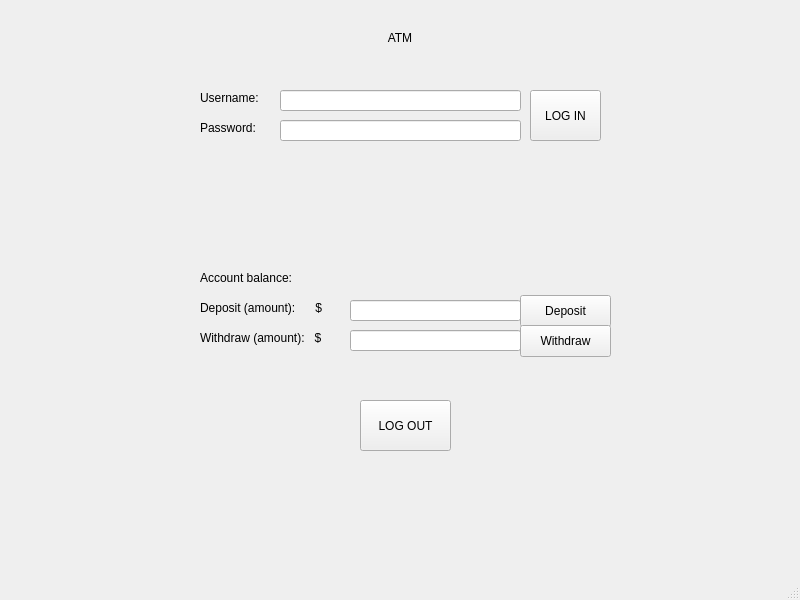
<?xml version="1.0" encoding="UTF-8"?>
<ui version="4.0">
 <class>AccountsMainWindow</class>
 <widget class="QMainWindow" name="AccountsMainWindow">
  <property name="geometry">
   <rect>
    <x>0</x>
    <y>0</y>
    <width>800</width>
    <height>600</height>
   </rect>
  </property>
  <property name="windowTitle">
   <string>MainWindow</string>
  </property>
  <widget class="QWidget" name="centralwidget">
   <widget class="QLabel" name="ATMLabel">
    <property name="geometry">
     <rect>
      <x>370</x>
      <y>30</y>
      <width>60</width>
      <height>16</height>
     </rect>
    </property>
    <property name="text">
     <string>ATM</string>
    </property>
    <property name="alignment">
     <set>Qt::AlignCenter</set>
    </property>
   </widget>
   <widget class="QLabel" name="usernameLabel">
    <property name="geometry">
     <rect>
      <x>200</x>
      <y>90</y>
      <width>71</width>
      <height>16</height>
     </rect>
    </property>
    <property name="text">
     <string>Username:</string>
    </property>
   </widget>
   <widget class="QLabel" name="passwordLabel">
    <property name="geometry">
     <rect>
      <x>200</x>
      <y>120</y>
      <width>71</width>
      <height>16</height>
     </rect>
    </property>
    <property name="text">
     <string>Password:</string>
    </property>
   </widget>
   <widget class="QLineEdit" name="usernameInput">
    <property name="geometry">
     <rect>
      <x>280</x>
      <y>90</y>
      <width>241</width>
      <height>21</height>
     </rect>
    </property>
   </widget>
   <widget class="QLineEdit" name="passwordInput">
    <property name="geometry">
     <rect>
      <x>280</x>
      <y>120</y>
      <width>241</width>
      <height>21</height>
     </rect>
    </property>
    <property name="echoMode">
     <enum>QLineEdit::Password</enum>
    </property>
    <property name="placeholderText">
     <string notr="true"/>
    </property>
   </widget>
   <widget class="QPushButton" name="loginButton">
    <property name="geometry">
     <rect>
      <x>530</x>
      <y>90</y>
      <width>71</width>
      <height>51</height>
     </rect>
    </property>
    <property name="text">
     <string>LOG IN</string>
    </property>
   </widget>
   <widget class="QLabel" name="savingsDisplay">
    <property name="geometry">
     <rect>
      <x>340</x>
      <y>240</y>
      <width>121</width>
      <height>16</height>
     </rect>
    </property>
    <property name="text">
     <string/>
    </property>
    <property name="alignment">
     <set>Qt::AlignCenter</set>
    </property>
   </widget>
   <widget class="QLabel" name="balanceLabel">
    <property name="geometry">
     <rect>
      <x>200</x>
      <y>270</y>
      <width>111</width>
      <height>16</height>
     </rect>
    </property>
    <property name="text">
     <string>Account balance:</string>
    </property>
   </widget>
   <widget class="QLabel" name="balanceDisplay">
    <property name="geometry">
     <rect>
      <x>330</x>
      <y>270</y>
      <width>141</width>
      <height>16</height>
     </rect>
    </property>
    <property name="font">
     <font>
      <underline>false</underline>
      <kerning>true</kerning>
     </font>
    </property>
    <property name="text">
     <string/>
    </property>
   </widget>
   <widget class="QLabel" name="depositLabel">
    <property name="geometry">
     <rect>
      <x>200</x>
      <y>300</y>
      <width>141</width>
      <height>16</height>
     </rect>
    </property>
    <property name="text">
     <string>Deposit (amount):      $</string>
    </property>
   </widget>
   <widget class="QLabel" name="withdrawLabel">
    <property name="geometry">
     <rect>
      <x>200</x>
      <y>330</y>
      <width>141</width>
      <height>16</height>
     </rect>
    </property>
    <property name="text">
     <string>Withdraw (amount):   $</string>
    </property>
   </widget>
   <widget class="QLineEdit" name="depositInput">
    <property name="geometry">
     <rect>
      <x>350</x>
      <y>300</y>
      <width>171</width>
      <height>21</height>
     </rect>
    </property>
    <property name="font">
     <font>
      <underline>false</underline>
     </font>
    </property>
   </widget>
   <widget class="QLineEdit" name="withdrawInput">
    <property name="geometry">
     <rect>
      <x>350</x>
      <y>330</y>
      <width>171</width>
      <height>21</height>
     </rect>
    </property>
    <property name="font">
     <font>
      <underline>false</underline>
     </font>
    </property>
   </widget>
   <widget class="QPushButton" name="depositButton">
    <property name="geometry">
     <rect>
      <x>520</x>
      <y>295</y>
      <width>91</width>
      <height>32</height>
     </rect>
    </property>
    <property name="text">
     <string>Deposit</string>
    </property>
   </widget>
   <widget class="QPushButton" name="withdrawButton">
    <property name="geometry">
     <rect>
      <x>520</x>
      <y>325</y>
      <width>91</width>
      <height>32</height>
     </rect>
    </property>
    <property name="text">
     <string>Withdraw</string>
    </property>
   </widget>
   <widget class="QPushButton" name="logoutButton">
    <property name="geometry">
     <rect>
      <x>360</x>
      <y>400</y>
      <width>91</width>
      <height>51</height>
     </rect>
    </property>
    <property name="text">
     <string>LOG OUT</string>
    </property>
   </widget>
   <widget class="QLabel" name="messageDisplay">
    <property name="geometry">
     <rect>
      <x>220</x>
      <y>200</y>
      <width>351</width>
      <height>20</height>
     </rect>
    </property>
    <property name="styleSheet">
     <string notr="true">color: rgb(255, 0, 0);</string>
    </property>
    <property name="text">
     <string/>
    </property>
    <property name="alignment">
     <set>Qt::AlignCenter</set>
    </property>
   </widget>
   <widget class="QLabel" name="nameDisplay">
    <property name="geometry">
     <rect>
      <x>220</x>
      <y>170</y>
      <width>351</width>
      <height>20</height>
     </rect>
    </property>
    <property name="text">
     <string/>
    </property>
    <property name="alignment">
     <set>Qt::AlignCenter</set>
    </property>
   </widget>
  </widget>
  <widget class="QMenuBar" name="menubar">
   <property name="geometry">
    <rect>
     <x>0</x>
     <y>0</y>
     <width>800</width>
     <height>37</height>
    </rect>
   </property>
  </widget>
  <widget class="QStatusBar" name="statusbar"/>
 </widget>
 <resources/>
 <connections/>
</ui>
